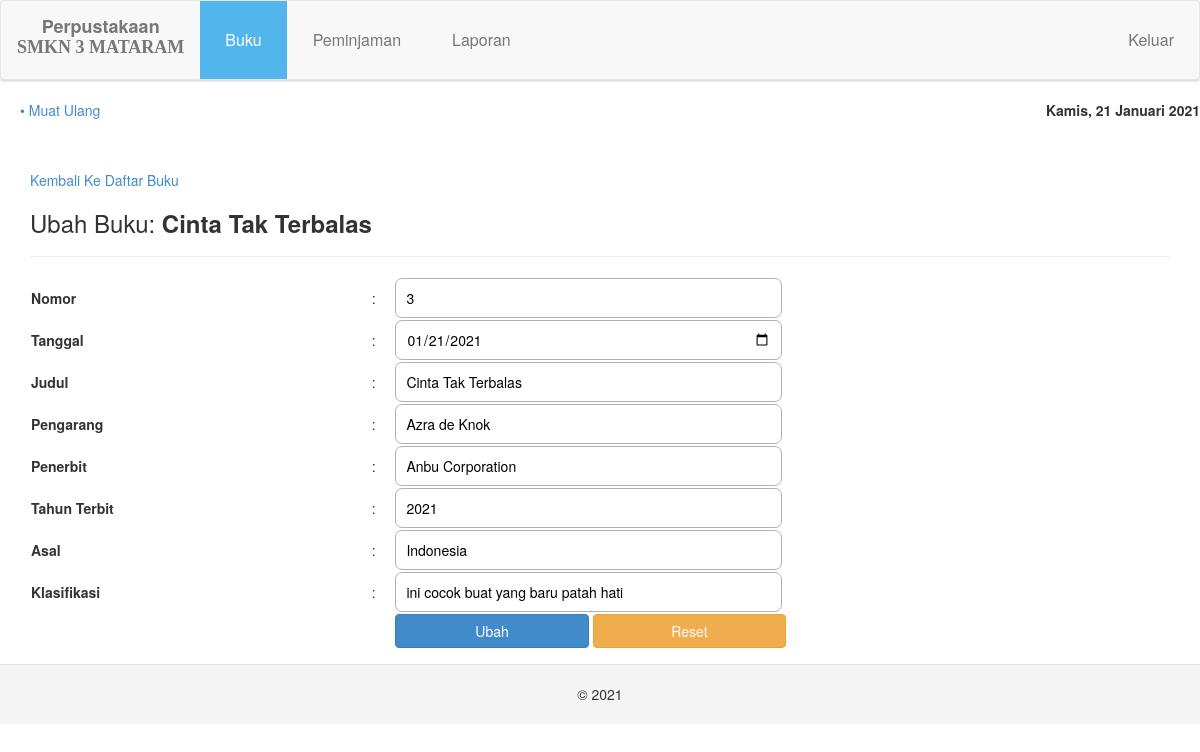
The app's page /?a=buku&b=ubah&no=3 (signed in) with its own data.
### tables this page shows
CREATE TABLE `tgr_buku` (
  `no` varchar(225) NOT NULL,
  `tanggal` varchar(50) NOT NULL,
  `judul` varchar(200) NOT NULL,
  `pengarang` varchar(100) NOT NULL,
  `penerbit` varchar(100) NOT NULL,
  `tahun_terbit` int(10) NOT NULL,
  `asal` varchar(200) NOT NULL,
  `klasifikasi` varchar(200) NOT NULL
);

### panggil/ubah_buku.php (the view, shortened to what this page needs)
<div class="container">
	<?php
	$query = mysqli_query($db, "SELECT*FROM tgr_buku WHERE no='$_GET[no]'");
	$data = mysqli_fetch_array($query);
	?>
<a href="./?a=buku#buku">Kembali Ke Daftar Buku</a>
<h3>Ubah Buku: <b><?php echo $data['judul']?></b></h3><hr>
	<center>
	<form method="post">
		<table width="100%">
			<tr>
				<th>Nomor</th>
				<td>:</td>
				<td><input required type="number" name="no" value="<?php echo $data['no'];?>"></td>
			</tr>
			<tr>
				<th>Tanggal</th>
				<td>:</td>
				<td><input required type="date" name="tanggal" value="<?php echo $tglblk2;?>"></td>
			</tr>
			<tr>
				<th>Judul</th>
				<td>:</td>
				<td><input required type="text" name="judul" value="<?php echo $data['judul'];?>"></td>
			</tr>
			<tr>
				<th>Pengarang</th>
				<td>:</td>
				<td><input required type="text" name="pengarang" value="<?php echo $data['pengarang'];?>"></td>
			</tr>
			<tr>
				<th>Penerbit</th>
				<td>:</td>
				<td><input required type="text" name="penerbit" value="<?php echo $data['penerbit'];?>"></td>
			</tr>
			<tr>
				<th>Tahun Terbit</th>
				<td>:</td>
				<td><input required type="number" name="tahun_terbit" value="<?php echo $data['tahun_terbit'];?>"></td>
			</tr>
			<tr>
				<th>Asal</th>
				<td>:</td>
				<td><input required type="text" name="asal" value="<?php echo $data['asal'];?>"></td>
			</tr>
			<tr>
				<th>Klasifikasi</th>
				<td>:</td>
				<td><input required type="text" name="klasifikasi" value="<?php echo $data['klasifikasi'];?>"></td>
			</tr>
			<tr>
				<td></td>
				<td></td>
				<td><button type="submit" name="ubah" class="btn btn-primary" style="width:25%">Ubah</button> <button class="btn btn-warning" type="reset" style="width:25%">Reset</button></td>
			</tr>
		</table>
	</form>
	</center>
</div>

### index.php (shortened to what this page needs)
<!DOCTYPE html>
<html>
<head>
	<link rel="stylesheet" type="text/css" href="./tampilan/style.css">
</head>
<body>
	<?php
	$db = mysqli_connect("localhost","root","","perpus");
	include 'panggil/menu.php';
	$hari = array("Minggu","Senin","Selasa","Rabu","Kamis","Jumat","Sabtu");
	$bulan = array("","Januari","Februari","Maret","April","Mei","Juni","Juli","Agustus","September","Oktober","November","Desember");
	$tanggal = $hari[date("w")].", ".date("j")." ".$bulan[date("n")]." ".date("Y");
	$tglblk2 = date_format(date_create(@$data['tanggal']), 'Y-m-d');
	if (!isset($_SESSION['masuk'])) {
		include 'panggil/masuk.php';
	}
	else{
		echo "<a href='javascript:oid' style='margin-left:20px' onclick='history.go()'>• Muat Ulang</a>";
		echo "<b style='float:right'>$tanggal</b>";
		if (isset($_GET['a'])) {
			if ($_GET['a'] == 'buku') {
				if (@$_GET['b'] == 'ubah') {
					include 'panggil/ubah_buku.php';
				}
				elseif(@$_GET['b'] == 'tambah'){
					include 'panggil/tambah_buku.php';
				}
				else{
					include 'panggil/buku.php';
				}
			}
		}
		elseif (isset($_GET['cari_buku'])) {
			include 'panggil/cari_buku.php';
		}
		else{
			include 'panggil/selamat-datang.html';
			include 'panggil/buku-tamu.php';
		}
	}
	?>
</body>
<footer class="panel-footer modal-footer">
	<center>&copy 2021
	</footer>
	</html>

### panggil/menu.php (shortened to what this page needs)
<div id="navbar" class="navbar navbar-default">
    <div class="navbar-header">
        <a class="navbar-brand" href="./"><b><center>Perpustakaan<br> <font style="font-family: mistral">SMKN 3 MATARAM</font></center></b></a>
    </div>
    <?php
    if (isset($_SESSION['masuk'])) {
        ?>
        <ul class="nav navbar-nav">
            <li <?php if(@$_GET['a'] == 'buku'){ echo "class='active'";}?>><a href="?a=buku">Buku</a></li>
            <li <?php if(@$_GET['a'] == 'peminjaman'){ echo "class='active'";}?>><a href="?a=peminjaman">Peminjaman</a></li>
            <li <?php if(@$_GET['a'] == 'laporan'){ echo "class='active'";}?>><a href="?a=laporan">Laporan</a></li>
        </ul>
        <ul style="float: right;" class="nav navbar-nav">
            <li><a href="?keluar=1">Keluar</a></a></li>
        </ul>
        <?php
    }
    ?>
</div>

### records on screen
tgr_buku: judul "Cinta Tak Terbalas", no "3", pengarang "Azra de Knok", penerbit "Anbu Corporation", tahun_terbit "2021", asal "Indonesia", klasifikasi "ini cocok buat yang baru patah hati"

### other values on screen
$tanggal "Kamis, 21 Januari 2021"
